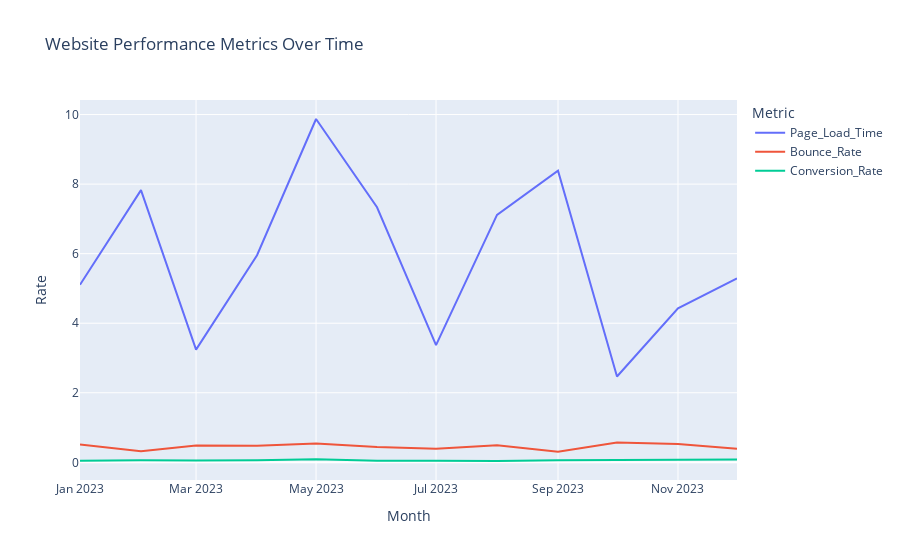

The notebook cell this image was saved under:
### Markdown cell above
Website Performance Optimization:

### Code cell
# Calculate website performance metrics
average_page_load_time = data['Page_Load_Time'].mean()
average_bounce_rate = data['Bounce_Rate'].mean()
average_conversion_rate = data['Conversion_Rate'].mean()

# Print the calculated metrics
print("Average Page Load Time:", average_page_load_time)
print("Average Bounce Rate:", average_bounce_rate)
print("Average Conversion Rate:", average_conversion_rate)

# Propose strategies to reduce bounce rate and improve conversion rate
# For example, A/B testing, improving website content, optimizing page load time, etc.

# Create a visualization dashboard to monitor website performance in real-time
fig = px.line(data, x='Month', y=['Page_Load_Time', 'Bounce_Rate', 'Conversion_Rate'],
              labels={'value': 'Rate', 'variable': 'Metric'},
              title='Website Performance Metrics Over Time')
fig.update_layout(xaxis_title='Month', yaxis_title='Rate')
fig.show()

### Figure 1 — Plotly figure (JSON) as saved in the notebook; plotly's stock layout.template omitted (floating-point values rounded to 4 significant figures)
{"data": [{"hovertemplate": "Metric=Page_Load_Time<br>Month=%{x}<br>Rate=%{y}<extra></extra>", "legendgroup": "Page_Load_Time", "line": {"color": "#636efa", "dash": "solid"}, "marker": {"symbol": "circle"}, "mode": "lines", "name": "Page_Load_Time", "orientation": "v", "showlegend": true, "type": "scatter", "x": ["2023-01-01T00:00:00", "2023-02-01T00:00:00", "2023-03-01T00:00:00", "2023-04-01T00:00:00", "2023-05-01T00:00:00", "2023-06-01T00:00:00", "2023-07-01T00:00:00", "2023-08-01T00:00:00", "2023-09-01T00:00:00", "2023-10-01T00:00:00", "2023-11-01T00:00:00", "2023-12-01T00:00:00"], "xaxis": "x", "y": [5.107, 7.828, 3.24, 5.955, 9.872, 7.333, 3.372, 7.115, 8.385, 2.468, 4.43, 5.289], "yaxis": "y"}, {"hovertemplate": "Metric=Bounce_Rate<br>Month=%{x}<br>Rate=%{y}<extra></extra>", "legendgroup": "Bounce_Rate", "line": {"color": "#EF553B", "dash": "solid"}, "marker": {"symbol": "circle"}, "mode": "lines", "name": "Bounce_Rate", "orientation": "v", "showlegend": true, "type": "scatter", "x": ["2023-01-01T00:00:00", "2023-02-01T00:00:00", "2023-03-01T00:00:00", "2023-04-01T00:00:00", "2023-05-01T00:00:00", "2023-06-01T00:00:00", "2023-07-01T00:00:00", "2023-08-01T00:00:00", "2023-09-01T00:00:00", "2023-10-01T00:00:00", "2023-11-01T00:00:00", "2023-12-01T00:00:00"], "xaxis": "x", "y": [0.5143, 0.3172, 0.4809, 0.4736, 0.5424, 0.4407, 0.3901, 0.4892, 0.3017, 0.5668, 0.5266, 0.3884], "yaxis": "y"}, {"hovertemplate": "Metric=Conversion_Rate<br>Month=%{x}<br>Rate=%{y}<extra></extra>", "legendgroup": "Conversion_Rate", "line": {"color": "#00cc96", "dash": "solid"}, "marker": {"symbol": "circle"}, "mode": "lines", "name": "Conversion_Rate", "orientation": "v", "showlegend": true, "type": "scatter", "x": ["2023-01-01T00:00:00", "2023-02-01T00:00:00", "2023-03-01T00:00:00", "2023-04-01T00:00:00", "2023-05-01T00:00:00", "2023-06-01T00:00:00", "2023-07-01T00:00:00", "2023-08-01T00:00:00", "2023-09-01T00:00:00", "2023-10-01T00:00:00", "2023-11-01T00:00:00", "2023-12-01T00:00:00"], "xaxis": "x", "y": [0.04738, 0.06276, 0.05051, 0.05715, 0.08953, 0.04869, 0.04844, 0.03826, 0.06337, 0.06597, 0.06579, 0.08283], "yaxis": "y"}], "layout": {"legend": {"title": {"text": "Metric"}, "tracegroupgap": 0}, "title": {"text": "Website Performance Metrics Over Time"}, "xaxis": {"anchor": "y", "domain": [0, 1], "title": {"text": "Month"}}, "yaxis": {"anchor": "x", "domain": [0, 1], "title": {"text": "Rate"}}}}
